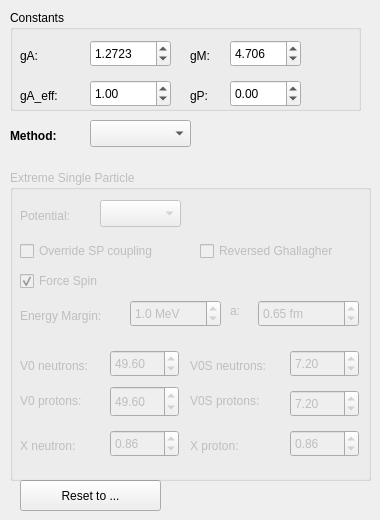
    <widget class="QWidget" name="configTab">
     <attribute name="title">
      <string>Nuclear Structure Options</string>
     </attribute>
     <widget class="QGroupBox" name="groupBox_4">
      <property name="geometry">
       <rect>
        <x>10</x>
        <y>10</y>
        <width>351</width>
        <height>101</height>
       </rect>
      </property>
      <property name="title">
       <string>Constants</string>
      </property>
      <widget class="QLabel" name="label_26">
       <property name="geometry">
        <rect>
         <x>10</x>
         <y>30</y>
         <width>67</width>
         <height>31</height>
        </rect>
       </property>
       <property name="toolTip">
        <string>Axial vector constant of the neutron</string>
       </property>
       <property name="statusTip">
        <string>Axial vector constant of the neutron</string>
       </property>
       <property name="text">
        <string>gA:</string>
       </property>
      </widget>
      <widget class="QLabel" name="label_27">
       <property name="geometry">
        <rect>
         <x>10</x>
         <y>70</y>
         <width>67</width>
         <height>31</height>
        </rect>
       </property>
       <property name="toolTip">
        <string>Effective (quenched) value of gA</string>
       </property>
       <property name="statusTip">
        <string>Effective (quenched) value of gA</string>
       </property>
       <property name="text">
        <string>gA_eff:</string>
       </property>
      </widget>
      <widget class="QDoubleSpinBox" name="dsb_gA">
       <property name="geometry">
        <rect>
         <x>80</x>
         <y>30</y>
         <width>81</width>
         <height>27</height>
        </rect>
       </property>
       <property name="toolTip">
        <string>Axial vector constant of the neutron</string>
       </property>
       <property name="statusTip">
        <string>Axial vector constant of the neutron</string>
       </property>
       <property name="decimals">
        <number>4</number>
       </property>
       <property name="value">
        <double>1.272300000000000</double>
       </property>
      </widget>
      <widget class="QDoubleSpinBox" name="dsb_gAeff">
       <property name="geometry">
        <rect>
         <x>80</x>
         <y>70</y>
         <width>81</width>
         <height>27</height>
        </rect>
       </property>
       <property name="toolTip">
        <string>Effective (quenched) value of gA</string>
       </property>
       <property name="statusTip">
        <string>Effective (quenched) value of gA</string>
       </property>
       <property name="value">
        <double>1.000000000000000</double>
       </property>
      </widget>
      <widget class="QLabel" name="label_29">
       <property name="geometry">
        <rect>
         <x>180</x>
         <y>30</y>
         <width>31</width>
         <height>31</height>
        </rect>
       </property>
       <property name="toolTip">
        <string>Weak magnetism form factor (isovector magnetic moment + 1)</string>
       </property>
       <property name="statusTip">
        <string>Weak magnetism form factor (isovector magnetic moment + 1)</string>
       </property>
       <property name="text">
        <string>gM:</string>
       </property>
      </widget>
      <widget class="QDoubleSpinBox" name="dsb_gM">
       <property name="geometry">
        <rect>
         <x>220</x>
         <y>30</y>
         <width>71</width>
         <height>27</height>
        </rect>
       </property>
       <property name="toolTip">
        <string>Weak magnetism form factor (isovector magnetic moment + 1)</string>
       </property>
       <property name="statusTip">
        <string>Weak magnetism form factor (isovector magnetic moment + 1)</string>
       </property>
       <property name="decimals">
        <number>3</number>
       </property>
       <property name="value">
        <double>4.706000000000000</double>
       </property>
      </widget>
      <widget class="QDoubleSpinBox" name="dsb_gP">
       <property name="geometry">
        <rect>
         <x>220</x>
         <y>70</y>
         <width>71</width>
         <height>27</height>
        </rect>
       </property>
       <property name="toolTip">
        <string>Induced pseudoscalar coupling</string>
       </property>
       <property name="statusTip">
        <string>Induced pseudoscalar coupling</string>
       </property>
       <property name="minimum">
        <double>-1000.000000000000000</double>
       </property>
       <property name="maximum">
        <double>1000.000000000000000</double>
       </property>
       <property name="value">
        <double>0.000000000000000</double>
       </property>
      </widget>
      <widget class="QLabel" name="label_28">
       <property name="geometry">
        <rect>
         <x>180</x>
         <y>70</y>
         <width>31</width>
         <height>31</height>
        </rect>
       </property>
       <property name="toolTip">
        <string>Induced pseudoscalar coupling</string>
       </property>
       <property name="statusTip">
        <string>Induced pseudoscalar coupling</string>
       </property>
       <property name="text">
        <string>gP:</string>
       </property>
      </widget>
     </widget>
     <widget class="QPushButton" name="b_resetNSO">
      <property name="geometry">
       <rect>
        <x>20</x>
        <y>480</y>
        <width>141</width>
        <height>31</height>
       </rect>
      </property>
      <property name="text">
       <string>Reset to ...</string>
      </property>
     </widget>
     <widget class="QGroupBox" name="gb_ESP">
      <property name="enabled">
       <bool>false</bool>
      </property>
      <property name="geometry">
       <rect>
        <x>10</x>
        <y>170</y>
        <width>361</width>
        <height>311</height>
       </rect>
      </property>
      <property name="title">
       <string>Extreme Single Particle</string>
      </property>
      <widget class="QComboBox" name="cb_potential">
       <property name="geometry">
        <rect>
         <x>90</x>
         <y>30</y>
         <width>81</width>
         <height>27</height>
        </rect>
       </property>
       <property name="toolTip">
        <string>Choose the mean-field potential</string>
       </property>
       <property name="statusTip">
        <string>Choose the mean-field potential</string>
       </property>
      </widget>
      <widget class="QDoubleSpinBox" name="dsb_Xp">
       <property name="geometry">
        <rect>
         <x>280</x>
         <y>260</y>
         <width>69</width>
         <height>27</height>
        </rect>
       </property>
       <property name="value">
        <double>0.860000000000000</double>
       </property>
      </widget>
      <widget class="QLabel" name="label_32">
       <property name="geometry">
        <rect>
         <x>10</x>
         <y>130</y>
         <width>111</width>
         <height>31</height>
        </rect>
       </property>
       <property name="toolTip">
        <string>Maximum energy difference between proposed state and that of correct spin-parity</string>
       </property>
       <property name="statusTip">
        <string>Maximum energy difference between proposed state and that of correct spin-parity</string>
       </property>
       <property name="text">
        <string>Energy Margin:</string>
       </property>
      </widget>
      <widget class="QCheckBox" name="cb_reverseGhallagher">
       <property name="geometry">
        <rect>
         <x>190</x>
         <y>70</y>
         <width>181</width>
         <height>22</height>
        </rect>
       </property>
       <property name="text">
        <string>Reversed Ghallagher</string>
       </property>
      </widget>
      <widget class="QDoubleSpinBox" name="dsb_V0Sn">
       <property name="geometry">
        <rect>
         <x>280</x>
         <y>180</y>
         <width>69</width>
         <height>27</height>
        </rect>
       </property>
       <property name="toolTip">
        <string>Spin-orbit strength</string>
       </property>
       <property name="statusTip">
        <string>Spin-orbit strength</string>
       </property>
       <property name="value">
        <double>7.200000000000000</double>
       </property>
      </widget>
      <widget class="QLabel" name="label_37">
       <property name="geometry">
        <rect>
         <x>10</x>
         <y>30</y>
         <width>71</width>
         <height>31</height>
        </rect>
       </property>
       <property name="toolTip">
        <string>Choose the mean-field potential</string>
       </property>
       <property name="statusTip">
        <string>Choose the mean-field potential</string>
       </property>
       <property name="text">
        <string>Potential:</string>
       </property>
      </widget>
      <widget class="QLabel" name="label_41">
       <property name="geometry">
        <rect>
         <x>180</x>
         <y>210</y>
         <width>101</width>
         <height>41</height>
        </rect>
       </property>
       <property name="toolTip">
        <string>Spin-orbit strength</string>
       </property>
       <property name="statusTip">
        <string>Spin-orbit strength</string>
       </property>
       <property name="text">
        <string>V0S protons:</string>
       </property>
      </widget>
      <widget class="QLabel" name="label_42">
       <property name="geometry">
        <rect>
         <x>10</x>
         <y>210</y>
         <width>91</width>
         <height>41</height>
        </rect>
       </property>
       <property name="toolTip">
        <string>Potential depth</string>
       </property>
       <property name="statusTip">
        <string>Potential depth</string>
       </property>
       <property name="text">
        <string>V0 protons:</string>
       </property>
      </widget>
      <widget class="QLabel" name="label_43">
       <property name="geometry">
        <rect>
         <x>10</x>
         <y>180</y>
         <width>91</width>
         <height>31</height>
        </rect>
       </property>
       <property name="toolTip">
        <string>Potential depth</string>
       </property>
       <property name="statusTip">
        <string>Potential depth</string>
       </property>
       <property name="text">
        <string>V0 neutrons:</string>
       </property>
      </widget>
      <widget class="QDoubleSpinBox" name="dsb_Xn">
       <property name="geometry">
        <rect>
         <x>100</x>
         <y>260</y>
         <width>69</width>
         <height>27</height>
        </rect>
       </property>
       <property name="toolTip">
        <string>Proton-neutron asymmetry</string>
       </property>
       <property name="statusTip">
        <string>Proton-neutron asymmetry</string>
       </property>
       <property name="value">
        <double>0.860000000000000</double>
       </property>
      </widget>
      <widget class="QDoubleSpinBox" name="dsb_V0n">
       <property name="geometry">
        <rect>
         <x>100</x>
         <y>180</y>
         <width>69</width>
         <height>27</height>
        </rect>
       </property>
       <property name="toolTip">
        <string>Potential depth</string>
       </property>
       <property name="statusTip">
        <string>Potential depth</string>
       </property>
       <property name="value">
        <double>49.600000000000001</double>
       </property>
      </widget>
      <widget class="QDoubleSpinBox" name="dsb_V0p">
       <property name="geometry">
        <rect>
         <x>100</x>
         <y>216</y>
         <width>69</width>
         <height>31</height>
        </rect>
       </property>
       <property name="toolTip">
        <string>Potential depth</string>
       </property>
       <property name="statusTip">
        <string>Potential depth</string>
       </property>
       <property name="value">
        <double>49.600000000000001</double>
       </property>
      </widget>
      <widget class="QLabel" name="label_44">
       <property name="geometry">
        <rect>
         <x>10</x>
         <y>260</y>
         <width>81</width>
         <height>31</height>
        </rect>
       </property>
       <property name="toolTip">
        <string>Proton-neutron asymmetry</string>
       </property>
       <property name="statusTip">
        <string>Proton-neutron asymmetry</string>
       </property>
       <property name="text">
        <string>X neutron:</string>
       </property>
      </widget>
      <widget class="QCheckBox" name="cb_overrideCoupling">
       <property name="geometry">
        <rect>
         <x>10</x>
         <y>70</y>
         <width>181</width>
         <height>22</height>
        </rect>
       </property>
       <property name="text">
        <string>Override SP coupling</string>
       </property>
      </widget>
      <widget class="QDoubleSpinBox" name="dsb_V0Sp">
       <property name="geometry">
        <rect>
         <x>280</x>
         <y>220</y>
         <width>69</width>
         <height>27</height>
        </rect>
       </property>
       <property name="toolTip">
        <string>Spin-orbit strength</string>
       </property>
       <property name="statusTip">
        <string>Spin-orbit strength</string>
       </property>
       <property name="value">
        <double>7.200000000000000</double>
       </property>
      </widget>
      <widget class="QCheckBox" name="cb_forceSpin">
       <property name="geometry">
        <rect>
         <x>10</x>
         <y>100</y>
         <width>121</width>
         <height>22</height>
        </rect>
       </property>
       <property name="text">
        <string>Force Spin</string>
       </property>
       <property name="checked">
        <bool>true</bool>
       </property>
      </widget>
      <widget class="QLabel" name="label_45">
       <property name="geometry">
        <rect>
         <x>180</x>
         <y>260</y>
         <width>71</width>
         <height>31</height>
        </rect>
       </property>
       <property name="toolTip">
        <string>Proton-neutron asymmetry</string>
       </property>
       <property name="statusTip">
        <string>Proton-neutron asymmetry</string>
       </property>
       <property name="text">
        <string>X proton:</string>
       </property>
      </widget>
      <widget class="QLabel" name="label_46">
       <property name="geometry">
        <rect>
         <x>180</x>
         <y>180</y>
         <width>101</width>
         <height>31</height>
        </rect>
       </property>
       <property name="toolTip">
        <string>Spin-orbit strength</string>
       </property>
       <property name="statusTip">
        <string>Spin-orbit strength</string>
       </property>
       <property name="text">
        <string>V0S neutrons:</string>
       </property>
      </widget>
      <widget class="QDoubleSpinBox" name="dsb_energyMargin">
       <property name="geometry">
        <rect>
         <x>120</x>
         <y>130</y>
         <width>91</width>
         <height>27</height>
        </rect>
       </property>
       <property name="toolTip">
        <string>Maximum energy difference between proposed state and that of correct spin-parity</string>
       </property>
       <property name="statusTip">
        <string>Maximum energy difference between proposed state and that of correct spin-parity</string>
       </property>
       <property name="suffix">
        <string> MeV</string>
       </property>
       <property name="decimals">
        <number>1</number>
       </property>
       <property name="maximum">
        <double>20.000000000000000</double>
       </property>
       <property name="value">
        <double>1.000000000000000</double>
       </property>
      </widget>
      <widget class="QLabel" name="label_8">
       <property name="geometry">
        <rect>
         <x>220</x>
         <y>130</y>
         <width>21</width>
         <height>21</height>
        </rect>
       </property>
       <property name="toolTip">
        <string>Surface thickness of the Woods-Saxon potential</string>
       </property>
       <property name="statusTip">
        <string>Surface thickness of the Woods-Saxon potential</string>
       </property>
       <property name="text">
        <string>a:</string>
       </property>
      </widget>
      <widget class="QDoubleSpinBox" name="doubleSpinBox">
       <property name="geometry">
        <rect>
         <x>248</x>
         <y>130</y>
         <width>101</width>
         <height>27</height>
        </rect>
       </property>
       <property name="toolTip">
        <string>Surface thickness of the Woods-Saxon potential</string>
       </property>
       <property name="statusTip">
        <string>Surface thickness of the Woods-Saxon potential</string>
       </property>
       <property name="suffix">
        <string> fm</string>
       </property>
       <property name="singleStep">
        <double>0.100000000000000</double>
       </property>
       <property name="value">
        <double>0.650000000000000</double>
       </property>
      </widget>
     </widget>
     <widget class="QLabel" name="label_7">
      <property name="geometry">
       <rect>
        <x>10</x>
        <y>120</y>
        <width>67</width>
        <height>31</height>
       </rect>
      </property>
      <property name="font">
       <font>
        <weight>75</weight>
        <bold>true</bold>
       </font>
      </property>
      <property name="text">
       <string>Method:</string>
      </property>
     </widget>
     <widget class="QComboBox" name="cb_nmeMethod">
      <property name="geometry">
       <rect>
        <x>90</x>
        <y>120</y>
        <width>101</width>
        <height>27</height>
       </rect>
      </property>
     </widget>
    </widget>
